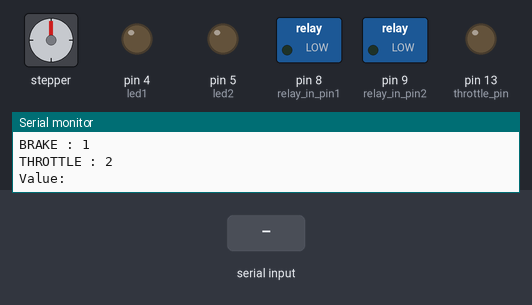
Simulated run of this sketch. Board: Arduino Uno, built with avr-gcc and run on an emulated ATmega328P. On the bench: stepper motor, switched loads named in the sketch (green lamp = pin HIGH), output pins drawn as LEDs (lit = HIGH), the last lines printed to the serial monitor. Wiring (inferred from the names in the program): stepper motor driver (200 steps per turn assumed): step pin 6; direction pin 7. Inputs (shaded band) come from the test bench. Pins used as bus, display or sensor lines are not drawn.

Above: at 1.2 s.
1.3 s: "90,45,200\n" received over Serial
3.8 s: "0\n" received over Serial
6.3 s: "30,150,10\n" received over Serial
At 8.1 s:
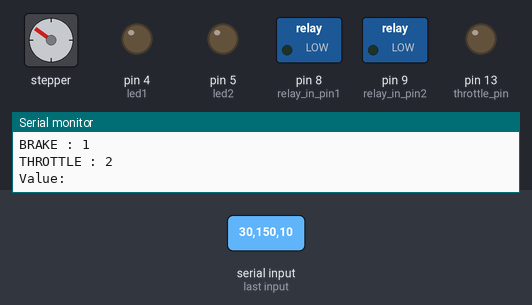
Timing chart, 0 to 9.6 s (numbered marks = the images above; inputs shaded):
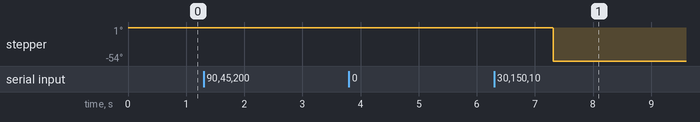

The sketch:

all_modules.ino
```cpp
#define LOCK 1
#define RELEASE -1
#define THROTTLE_MAX 1.7
#define THROTTLE_MIN 0.5
#define THROTTLE_MIN_VAL 0
#define THROTTLE_MAX_VAL 90

int relay_in_pin1 = 8;
int relay_in_pin2 = 9;
int led1 = 4;
int led2 = 5;
int steer_pulse_pin = 6;
int steer_direction_pin = 7;
int last_steering_val = 0;
int throttle_pin = 13;
int selection_flag = 0;
int select_val = 0;

void setup() {
  // declare the ledPin as an OUTPUT:
  pinMode(relay_in_pin1, OUTPUT);
  pinMode(relay_in_pin2, OUTPUT);
  pinMode(led1, OUTPUT);
  pinMode(led2, OUTPUT);

  pinMode(steer_pulse_pin, OUTPUT);
  pinMode(steer_direction_pin, OUTPUT);
  pinMode(throttle_pin, OUTPUT);

  Serial.begin(9600);
}

void loop()
{
  if(selection_flag == 0){
    Serial.println("STEER : 0\nBRAKE : 1\nTHROTTLE : 2\nValue: ");
    selection_flag = 1;
  }

  if(Serial.available() > 0){
       String incomingByte;
       if(selection_flag == 1){
          incomingByte = Serial.readString();
          select_val = incomingByte.toInt();
          selection_flag = 2;
          if(select_val == 0){
            Serial.println("For STEER \nMAX Value: 7500\nMIN Value:-7500\nValue: ");
          }
          else if(select_val == 1){
            Serial.println("For BRAKE \nLOCK Value: 1\nRELEASE Value:-1\nSTOP value:Other\nValue: ");
          }
          else if(select_val == 2){
            Serial.println("For THROTTLE \nMAX Value: 90\nMIN Value:0\nValue: ");
          }
          else{
            Serial.println("Invalid");
          }
      }
      else{
        if(selection_flag == 2){
          if(select_val == 0){
            incomingByte = Serial.readString();
            steerTo(incomingByte.toInt());
          }
          else if(select_val == 1){
            incomingByte = Serial.readString();
            brake(incomingByte.toInt());
          }
          else if(select_val == 2){
            incomingByte = Serial.readString();
            throttle(incomingByte.toInt());
          }
          else{
            Serial.println("Invalid");
          }
          selection_flag = 0;
        }
     }
  }
}


void throttle(int val)
{
  if(val >= THROTTLE_MIN_VAL && val <= THROTTLE_MAX_VAL){
    analogWrite(throttle_pin,val);
  }
}

void brake(int val)
{
    if(val == LOCK){
      digitalWrite(relay_in_pin1, HIGH);
      digitalWrite(led1, HIGH);
      digitalWrite(relay_in_pin2, LOW);
      digitalWrite(led2, LOW);
    }

    if(val == RELEASE){
      digitalWrite(relay_in_pin2, HIGH);
      digitalWrite(led2, HIGH);
      digitalWrite(relay_in_pin1, LOW);
      digitalWrite(led1, LOW);

    }

    if(val != LOCK && val != RELEASE){
      digitalWrite(relay_in_pin1, LOW);
      digitalWrite(relay_in_pin2, LOW);
      digitalWrite(led1, LOW);
      digitalWrite(led2, LOW);
    }
}

void steerTo(int val)
{
  int dir_val = 0;
  if(last_steering_val > val){
    //step
    dir_val = 1;
  }
  digitalWrite(steer_direction_pin, dir_val);
  digitalWrite(led1, dir_val);

  while(last_steering_val != val){
      digitalWrite(steer_pulse_pin, LOW);
      delayMicroseconds(150);
      digitalWrite(steer_pulse_pin, HIGH);
      delayMicroseconds(150);
      if(dir_val == 0) {
        ++last_steering_val;
      }
      else{
        --last_steering_val;
      }
  }
}
```

Measured:
- after the input at 6.3 s, stepper: goes -1° 0.01 s, then -54°, starting after 1.0 s
